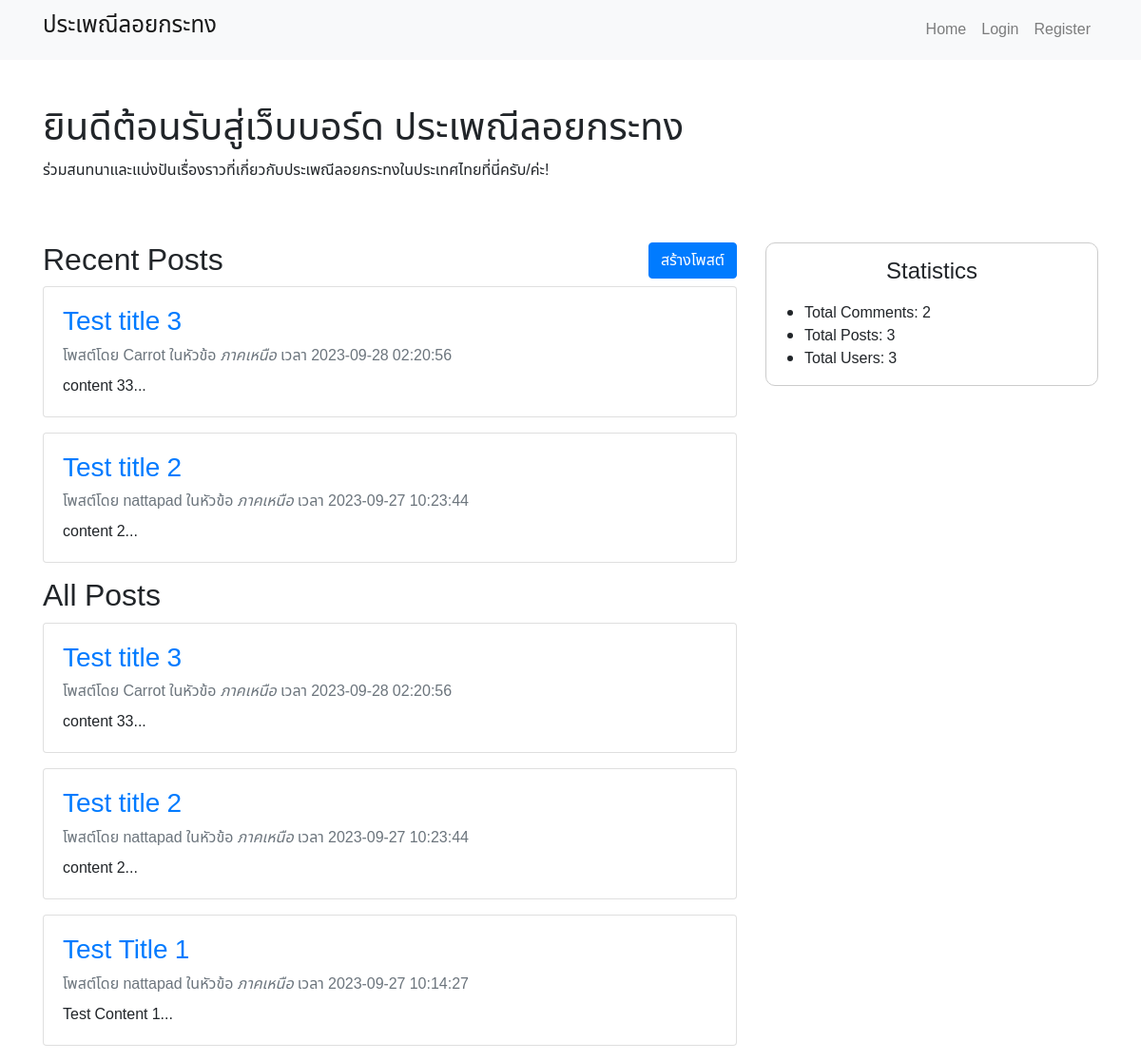
/webboard/board-home.php, run on the app's committed database.
### tables this page shows
CREATE TABLE `posts` (
  `post_id` int(11) NOT NULL,
  `title` varchar(255) NOT NULL,
  `author_id` int(11) NOT NULL,
  `author` varchar(100) NOT NULL,
  `Categorie` varchar(100) NOT NULL,
  `timestamp` timestamp NOT NULL DEFAULT current_timestamp(),
  `content` text NOT NULL
);

CREATE TABLE `users` (
  `user_id` int(255) NOT NULL,
  `username` varchar(255) NOT NULL,
  `password` varchar(255) NOT NULL,
  `email` varchar(100) NOT NULL,
  `phone` int(11) NOT NULL,
  `first_name` varchar(100) NOT NULL,
  `last_name` varchar(100) NOT NULL,
  `birthday` date NOT NULL DEFAULT '1950-01-01'
);

### webboard/board-query.php (called while the page is built, shortened)
<?php
require "../server.php";
$joinrecentwithuser = "SELECT * FROM posts INNER JOIN users ON posts.author_id = users.user_id ORDER BY timestamp DESC LIMIT 2";
$recent_result = $conn->query($joinrecentwithuser);
$joinpostwithuser = "SELECT * FROM posts INNER JOIN users ON posts.author_id = users.user_id ORDER BY timestamp DESC";
$All_result = $conn->query($joinpostwithuser);
$sql_comments = "SELECT COUNT(*) AS comment_count FROM comments";
$result_comments = $conn->query($sql_comments);
$row_comments = $result_comments->fetch_assoc();
$comment_count = $row_comments['comment_count'];
$sql_posts = "SELECT COUNT(*) AS post_count FROM posts";
$result_posts = $conn->query($sql_posts);
$row_posts = $result_posts->fetch_assoc();
$post_count = $row_posts['post_count'];
$sql_users = "SELECT COUNT(*) AS user_count FROM users";
$result_users = $conn->query($sql_users);
$row_users = $result_users->fetch_assoc();
$user_count = $row_users['user_count'];
?>

### webboard/board-home.php (the view, shortened to what this page needs)
<!DOCTYPE html>
<html lang="en">
<head>
    <link rel="stylesheet" href="https://stackpath.bootstrapcdn.com/bootstrap/4.5.2/css/bootstrap.min.css">
    <link href="../assets/css/webboard.css" rel="stylesheet">
</head>
<body>
<?php
include('board-query.php');
include($_SERVER['DOCUMENT_ROOT'].'\Template\navbar-webboard.php');
?>
<div class="container mt-5">
    <div class="welcome">
        <h1>ยินดีต้อนรับสู่เว็บบอร์ด ประเพณีลอยกระทง</h1>
        <p> ร่วมสนทนาและแบ่งปันเรื่องราวที่เกี่ยวกับประเพณีลอยกระทงในประเทศไทยที่นี่ครับ/ค่ะ!</p>
    </div>
    <div class="row">
        <div class="col-lg-8">
            <div class="row">
                <div class="col"><h2>Recent Posts</h2></div>
                <?php if ($user_logged_in) : ?>
                    <div class="col text-right"><a href="<?= $create_post_path ?>"
                                                   class="btn btn-primary">สร้างโพสต์</a></div>
                <?php else : ?>
                    <div class="col text-right"><a href="<?= $login_path ?>"
                                                   class="btn btn-primary">สร้างโพสต์</a></div>
                <?php endif; ?>
            </div>
            <?php while ($row = $recent_result->fetch_assoc()) : ?>
                <div class="card mb-3">
                    <div class="card-body">
                        <h3 class="card-title"><a
                                    href="<?= $post_path ?>?id=<?= $row['post_id'] ?>"><?= $row['title'] ?></a></h3>
                        <p class="card-subtitle mb-2 text-muted">โพสต์โดย <strong><?= $row['first_name'] ?></strong>
                            ในหัวข้อ <em><?= $row['Categorie'] ?></em> เวลา <?= $row['timestamp'] ?></p>
                        <p class="card-text"><?= substr($row['content'], 0, 98) ?>...</p>
                    </div>
                </div>
            <?php endwhile; ?>
            <h2>All Posts</h2>
            <?php while ($row = $All_result->fetch_assoc()) : ?>
                <div class="card mb-3">
                    <div class="card-body">
                        <h3 class="card-title"><a
                                    href="<?= $post_path ?>?id=<?= $row['post_id'] ?>"><?= $row['title'] ?></a></h3>
                        <p class="card-subtitle mb-2 text-muted">โพสต์โดย <strong><?= $row['first_name'] ?></strong>
                            ในหัวข้อ <em><?= $row['Categorie'] ?></em> เวลา <?= $row['timestamp'] ?></p>
                        <p class="card-text"><?= substr($row['content'], 0, 98) ?>...</p>
                    </div>
                </div>
            <?php endwhile; ?>
        </div>
        <div class="col-lg-4">
            <div class="Statistics">
                <h4>Statistics</h4>
                <ul>
                    <li>Total Comments: <?php echo $comment_count; ?></li>
                    <li>Total Posts: <?php echo $post_count; ?></li>
                    <li>Total Users: <?php echo $user_count; ?></li>
                </ul>
            </div>
        </div>
    </div>
</div>
</body>
</html>

### Template/navbar-webboard.php (shortened to what this page needs)
<?php
$post_path = "/Culture_Thai/webboard/Post/post.php";
$my_post_path = "/Culture_Thai/Profile/my-post.php";
$profile_path = "/Culture_Thai/Profile/profile.php";
$landing_path = "/Culture_Thai/index.php";
$homeboard_path = "/Culture_Thai/webboard/board-home.php";
$login_path = "/Culture_Thai/Sign_system/Login/login.php";
$register_path = "/Culture_Thai/Sign_system/Register/register.php";
$logout_path = "/Culture_Thai/Sign_system/Logout/logout.php";
?>
<nav class="navbar navbar-expand-lg navbar-light bg-light">
    <div class="container">
        <a class="navbar-brand" href="<?= $landing_path ?>"><h4>ประเพณีลอยกระทง</h4></a>
        <div class="collapse navbar-collapse" id="navbarNav">
            <ul class="navbar-nav ml-auto">
                <li class="nav-item">
                    <a class="nav-link" href="<?= $homeboard_path ?>">Home</a>
                </li>
                <?php
                try {
                    $user_logged_in = $_SESSION['user_logged_in'];
                    $user_name = $_SESSION['user_name'];
                } catch (ErrorException  $e) {
                    $user_logged_in = false;
                }
                if ($user_logged_in) {
                    echo '<li class="nav-item dropdown">';
                    echo '<a class="nav-link dropdown-toggle" href="#" id="navbarDropdown" role="button" data-toggle="dropdown" aria-haspopup="true" aria-expanded="false">';
                    echo 'Welcome, ' . $user_name;
                    echo '</a>';
                    echo '<div class="dropdown-menu" aria-labelledby="navbarDropdown">';
                    echo '<a class="dropdown-item" href="' . $profile_path . '">Profile</a>';
                    echo '<a class="dropdown-item" href="' . $my_post_path . '">My Posts</a>';
                    echo '<hr style="margin: 2px">';
                    echo '<a class="dropdown-item" href="' . $logout_path . '">Logout</a>';
                    echo '</div>';
                    echo '</li>';
                } else {
                    echo '<li class="nav-item">';
                    echo '<a class="nav-link" href="' . $login_path . '">Login</a>';
                    echo '</li>';
                    echo '<li class="nav-item">';
                    echo '<a class="nav-link" href="' . $register_path . '">Register</a>';
                    echo '</li>';
                }
                ?>
            </ul>
        </div>
    </div>
</nav>

### assets/css/webboard.css (style rules this page uses)
.container .row .col-lg-4 .Statistics { border: solid 1px #ccc; border-radius: 10px; align-content: center; justify-content: center; }
.container .row .col-lg-4 .Statistics h4 { padding: 1rem 0px; margin: 0; text-align: center; }

### webboard/board-home.php (style rules this page uses)
body { font-family: 'Noto Sans Thai', sans-serif; font-weight: 300; }
.welcome { margin-bottom: 4rem; }

### data on the page
posts: title "Test title 3", author.first_name "Carrot", Categorie "ภาคเหนือ", timestamp "2023-09-28 02:20:56", content "content 33"
posts: title "Test title 2", author.first_name "nattapad", Categorie "ภาคเหนือ", timestamp "2023-09-27 10:23:44", content "content 2"
posts: title "Test Title 1", author.first_name "nattapad", Categorie "ภาคเหนือ", timestamp "2023-09-27 10:14:27", content "Test Content 1"

### other printed values
$comment_count "2"
$post_count "3"
$user_count "3"
